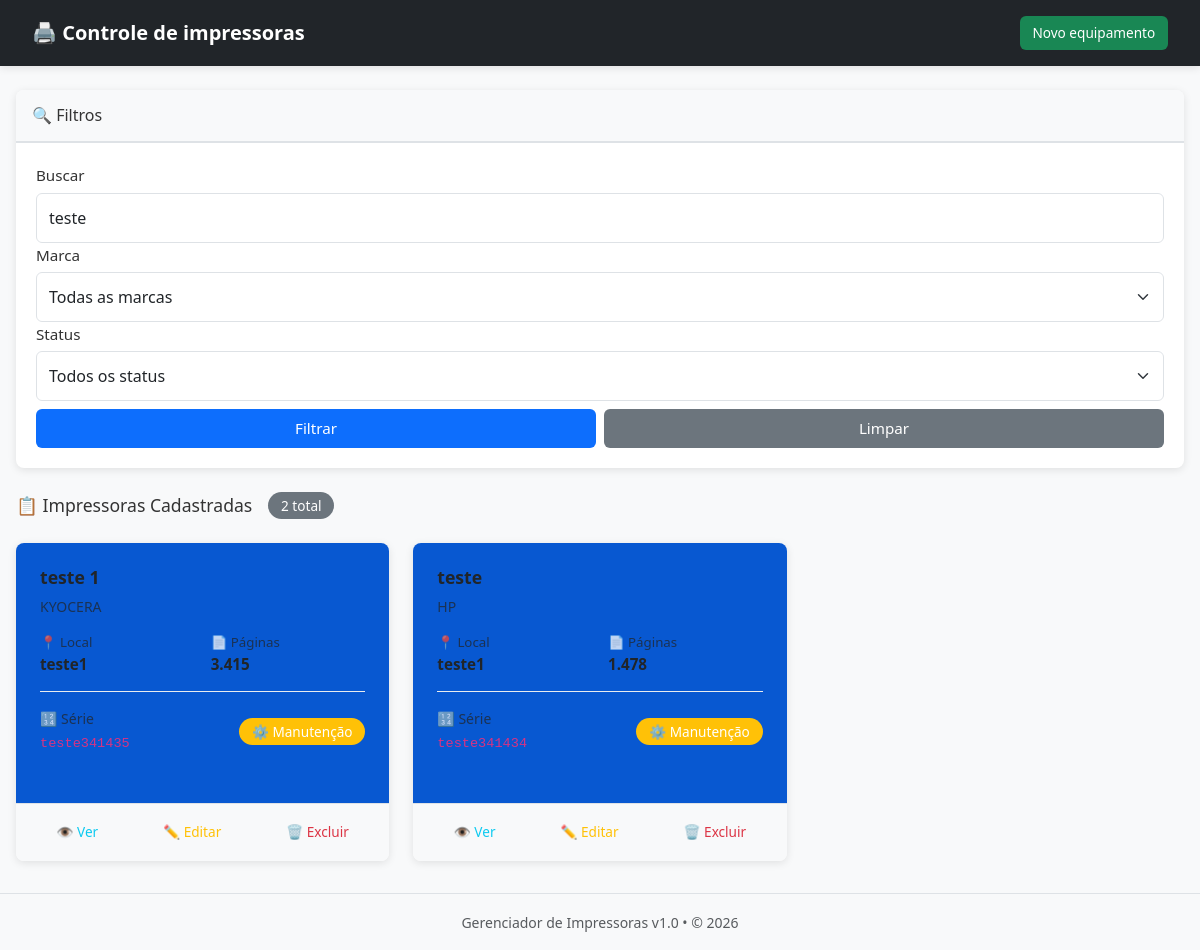
The page /index.php?busca=teste on the database its author committed.
### tables this page shows
CREATE TABLE `impressoras` (
  `id` int NOT NULL,
  `modelo` varchar(100) NOT NULL,
  `marca` varchar(50) NOT NULL,
  `numero_serie` varchar(100) NOT NULL,
  `localizacao` varchar(150) DEFAULT NULL,
  `status` enum('equipamento_completo','equipamento_manutencao','inativo') DEFAULT 'equipamento_completo',
  `contagem_paginas` int DEFAULT '0',
  `data_cadastro` timestamp NULL DEFAULT CURRENT_TIMESTAMP COMMENT 'Data/hora de cadastro (UTC-3 Brasil)',
  `ultima_atualizacao` timestamp NULL DEFAULT CURRENT_TIMESTAMP ON UPDATE CURRENT_TIMESTAMP COMMENT 'Última atualização (UTC-3 Brasil)'
);

### index.php (the view, shortened to what this page needs)
<?php
try {
    $impressoras = [];
    $total_registros = 0;
    $conn = null;
    try {
        $conn = Database::getInstance();
    } catch(Exception $e) {
        $error_message = $e->getMessage();
    }
    include 'includes/header.php';
    try {
        $busca = $_GET['busca'] ?? '';
        $pagina = max(1, (int)($_GET['page'] ?? 1));
        $por_pagina = 25;
        $offset = ($pagina - 1) * $por_pagina;
        $sql_base = "FROM impressoras WHERE 1=1";
        $params = [];
        if ($busca) {
            $sql_base .= " AND (modelo LIKE :busca OR numero_serie LIKE :busca OR localizacao LIKE :busca)";
            $params[':busca'] = "%$busca%";
        }
        $stmt_count = $conn->prepare("SELECT COUNT(*) as total " . $sql_base);
        $stmt_count->execute($params);
        $result = $stmt_count->fetch();
        $total_registros = $result['total'] ?? 0;
        $sql = "SELECT * " . $sql_base . " ORDER BY data_cadastro DESC LIMIT :limit OFFSET :offset";
        $stmt = $conn->prepare($sql);
        foreach ($params as $key => $value) {
            $stmt->bindValue($key, $value);
        }
        $stmt->bindValue(':limit', (int)$por_pagina, PDO::PARAM_INT);
        $stmt->bindValue(':offset', (int)$offset, PDO::PARAM_INT);
        $stmt->execute();
        $impressoras = $stmt->fetchAll();
    } catch(Exception $e) {
        error_log('Erro em index.php: ' . $e->getMessage());
        $impressoras = [];
        $marcas = [];
        $total_registros = 0;
        $total_paginas = 0;
        $error_message = 'Erro ao carregar impressoras: ' . htmlspecialchars($e->getMessage());
    }
} catch(Exception $e) {
    ob_end_clean();
    header('Content-Type: text/html; charset=utf-8');
    http_response_code(500);
    ?>
    <!DOCTYPE html>
    <html lang="pt-BR">
    <head>
        <meta charset="UTF-8">
        <title>Erro 500</title>
        <style>
            body { font-family: Arial; margin: 20px; background: #f5f5f5; }
            .error { background: #f8d7da; border: 1px solid #f5c6cb; color: #721c24; padding: 15px; border-radius: 4px; }
        </style>
    </head>
    <body>
        <div class="error">
            <h1>❌ Erro Interno do Servidor (500)</h1>
            <p><strong>Erro:</strong> <?= htmlspecialchars($e->getMessage()) ?></p>
            <hr/>
            <p><a href="/">← Voltar</a></p>
        </div>
    </body>
    </html>
    <?php
    exit;
}
?>
<div class="card mb-4">
    <div class="card-header">
        <h5 style="margin: 0; font-size: 1rem;">🔍 Filtros</h5>
    </div>
    <div class="card-body">
        <form method="GET" class="filter-container">
            <div>
                <label class="form-label" style="margin-bottom: 0.35rem;">Buscar</label>
                <input type="text" name="busca" class="form-control" placeholder="Modelo, série ou localização..." value="<?= htmlspecialchars($busca ?? '') ?>">
            </div>
            <div>
                <label class="form-label" style="margin-bottom: 0.35rem;">Marca</label>
                <select name="marca" class="form-select">
                    <option value="">Todas as marcas</option>
                </select>
            </div>
            <div>
                <label class="form-label" style="margin-bottom: 0.35rem;">Status</label>
                <select name="status" class="form-select">
                    <option value="">Todos os status</option>
                </select>
            </div>
            <div class="button-group mt-2">
                <button type="submit" class="btn btn-primary">Filtrar</button>
                <a href="index.php" class="btn btn-secondary">Limpar</a>
            </div>
        </form>
    </div>
</div>
<div style="margin-bottom: 2rem;">
    <div style="display: flex; align-items: center; gap: 1rem; margin-bottom: 1.5rem;">
        <h5 style="margin: 0; font-size: 1.1rem;">📋 Impressoras Cadastradas</h5>
        <span class="badge bg-secondary"><?= $total_registros ?> total</span>
    </div>
    <?php if (count($impressoras) > 0): ?>
        <div style="display: grid; grid-template-columns: repeat(auto-fill, minmax(320px, 1fr)); gap: 1.5rem;">
            <?php foreach($impressoras as $imp): ?>
            <div class="card" style="height: 100%; display: flex; flex-direction: column;">
                <div class="card-body" style="flex: 1; padding: 1.5rem; background: #0858d1;">
                    <h6 style="margin: 0 0 0.5rem 0; font-weight: bold; font-size: 1.1rem;">
                        <?= htmlspecialchars($imp['modelo']) ?>
                    </h6>
                    <small class="text-muted" style="display: block; margin-bottom: 1rem;">
                        <?= htmlspecialchars($imp['marca']) ?>
                    </small>
                    <div style="font-size: 0.95rem; display: grid; grid-template-columns: 1fr 1fr; gap: 1rem; margin-bottom: 1rem;">
                        <div>
                            <small class="text-muted d-block">📍 Local</small>
                            <strong><?= htmlspecialchars($imp['localizacao']) ?></strong>
                        </div>
                        <div>
                            <small class="text-muted d-block">📄 Páginas</small>
                            <strong><?= number_format($imp['contagem_paginas'], 0, ',', '.') ?></strong>
                        </div>
                    </div>
                    <div style="display: flex; justify-content: space-between; align-items: center; gap: 1rem; padding-top: 1rem; border-top: 1px solid #e9ecef;">
                        <div style="flex: 1;">
                            <small class="text-muted d-block">🔢 Série</small>
                            <code style="font-size: 0.85rem; word-break: break-all;">
                                <?= htmlspecialchars($imp['numero_serie']) ?>
                            </code>
                        </div>
                        <span class="badge bg-<?= in_array($imp['status'], ['equipamento_completo', 'ativo']) ? 'success' : (in_array($imp['status'], ['equipamento_manutencao', 'manutencao']) ? 'warning' : 'secondary') ?>" style="white-space: nowrap;">
                            <?= $imp['status'] == 'equipamento_completo' || $imp['status'] == 'ativo' ? '✓ Completo' : ($imp['status'] == 'equipamento_manutencao' || $imp['status'] == 'manutencao' ? '⚙️ Manutenção' : '✗ Inativo') ?>
                        </span>
                    </div>
                </div>
                <div class="card-footer" style="background: #f8f9fa; border-top: 1px solid #dee2e6; display: flex; gap: 0.5rem; padding: 0.75rem;">
                    <a href="detalhes.php?id=<?= $imp['id'] ?>" class="btn btn-sm btn-outline-info flex-grow-1" title="Ver detalhes">👁️ Ver</a>
                    <a href="editar.php?id=<?= $imp['id'] ?>" class="btn btn-sm btn-outline-warning flex-grow-1" title="Editar">✏️ Editar</a>
                    <a href="deletar.php?id=<?= $imp['id'] ?>" class="btn btn-sm btn-outline-danger flex-grow-1" title="Excluir" onclick="return confirm('Confirma exclusão?')">🗑️ Excluir</a>
                </div>
            </div>
            <?php endforeach; ?>
        </div>
    <?php endif; ?>
</div>
<?php include 'includes/footer.php'; ?>

### assets/style.css (style rules this page uses)
html { font-size: 16px; }
body { background-color: #f8f9fa; font-family: 'Segoe UI', Tahoma, Geneva, Verdana, sans-serif; font-size: 1rem; line-height: 1.5; color: #333; }
.card { border: none; box-shadow: 0 2px 8px rgba(0,0,0,0.1); margin-bottom: 1.5rem; border-radius: 8px; overflow: hidden; }
.card-header { background-color: #f8f9fa; border-bottom: 2px solid #dee2e6; padding: 1rem; }
.card-header h4, .card-header h5 { margin: 0; color: #333; font-size: clamp(1rem, 2vw, 1.25rem); }
.card-body { padding: 1.25rem; }
.btn { border-radius: 6px; padding: 0.5rem 1rem; font-weight: 500; transition: all 0.3s ease; white-space: nowrap; font-size: 0.95rem; cursor: pointer; border: none; display: inline-block; text-decoration: none; }
.btn-sm { padding: 0.4rem 0.8rem; font-size: 0.85rem; }
.button-group { display: flex; gap: 0.5rem; flex-wrap: wrap; }
.button-group .btn { flex: 1; min-width: 80px; }
.badge { padding: 0.4rem 0.8rem; border-radius: 20px; font-size: 0.85rem; font-weight: 500; display: inline-block; }
.form-label { font-weight: 500; margin-bottom: 0.5rem; color: #333; font-size: 0.95rem; }
.form-control, .form-select { border-radius: 6px; border: 1px solid #dee2e6; padding: 0.75rem; font-size: 1rem; width: 100%; }
.form-control::placeholder { opacity: 0.7; }
.text-muted { color: #6c757d; }
.mb-4 { margin-bottom: 1.5rem; }

### rows shown on the page
impressoras: modelo "teste 1", marca "KYOCERA", localizacao "teste1", contagem_paginas "3.415", numero_serie "teste341435", shows "⚙️ Manutenção"
impressoras: modelo "teste", marca "HP", localizacao "teste1", contagem_paginas "1.478", numero_serie "teste341434", shows "⚙️ Manutenção"

### other values the page prints
$total_registros "2"
